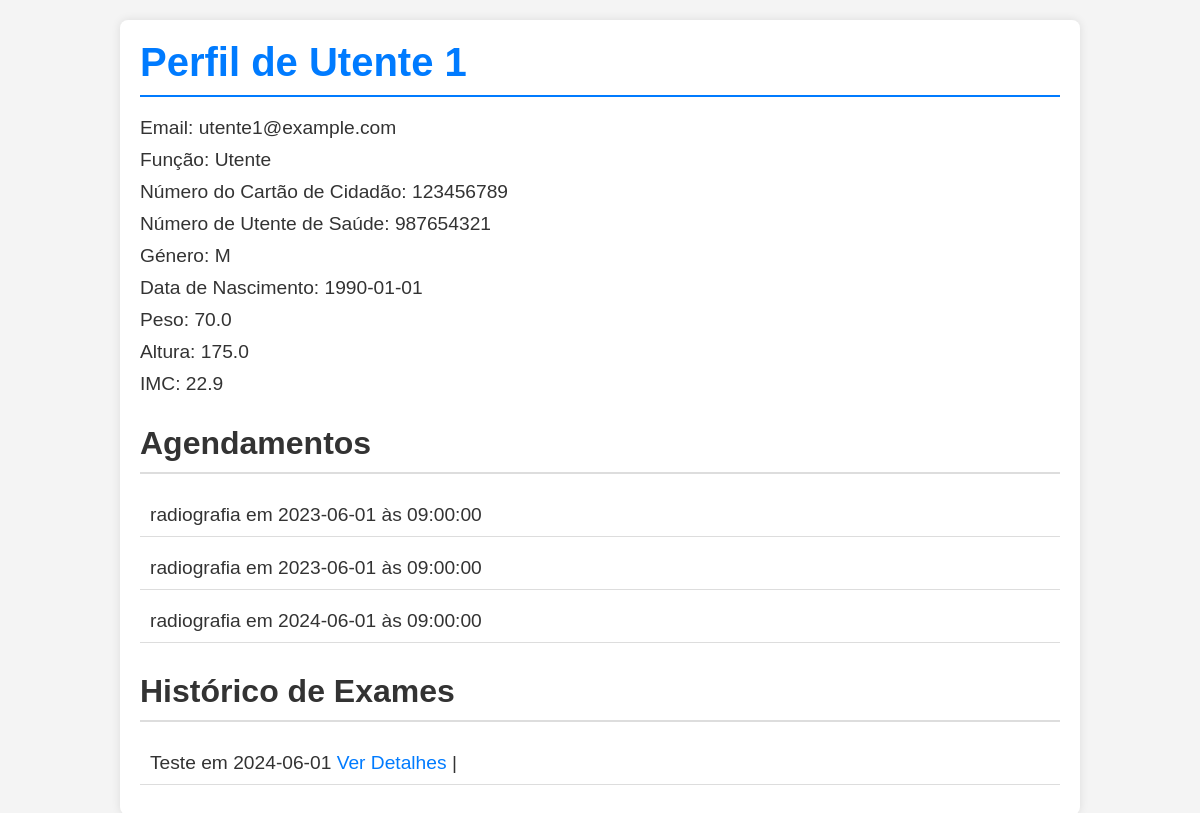
Before: /perfil (signed in) with the older database file.
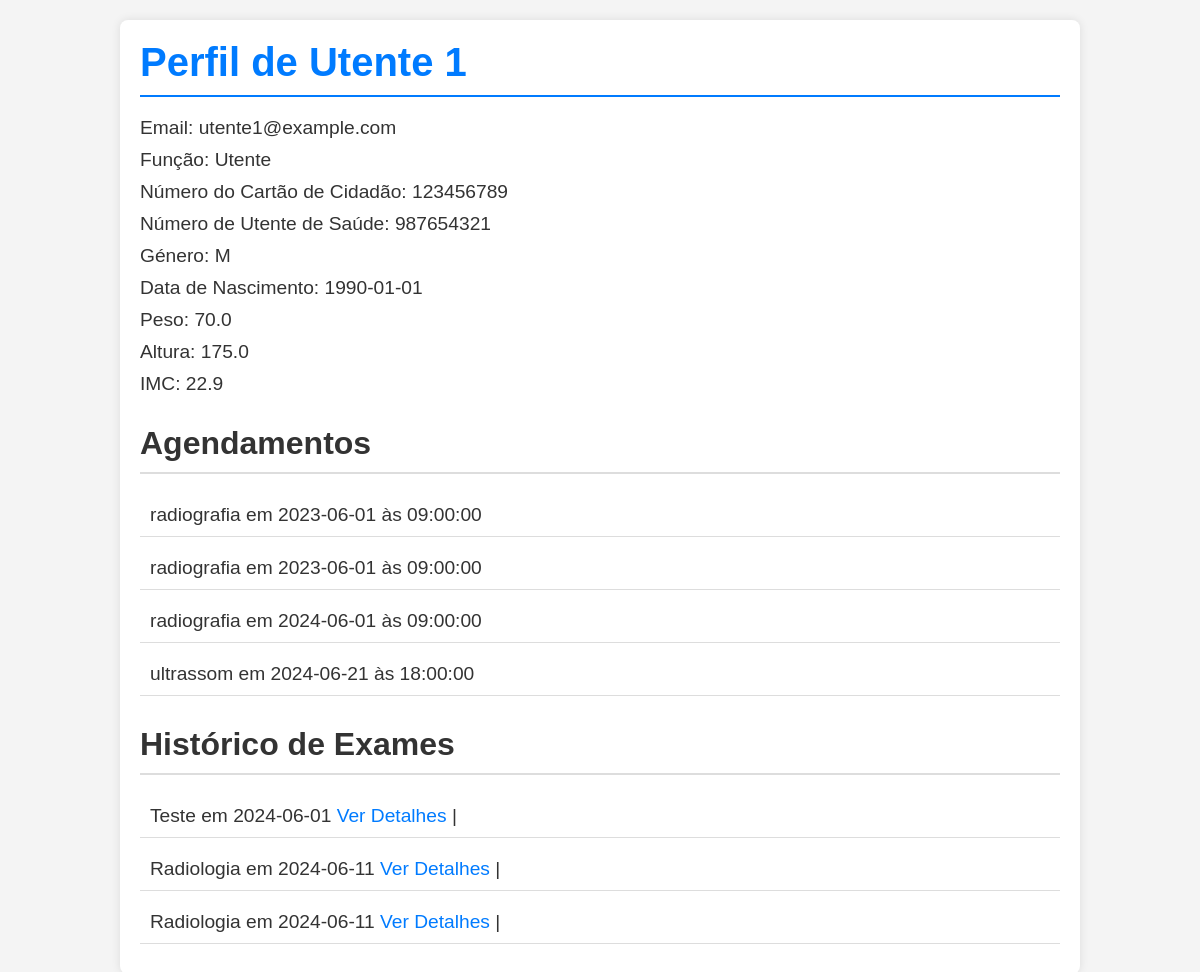
After: the same page with the newer database file.
### app/models.py (models this page shows, shortened)
class Agendamento(db.Model):
    __tablename__ = 'agendamentos'
    id = db.Column(db.Integer, primary_key=True, autoincrement=True)
    user_id = db.Column(db.Integer, db.ForeignKey('User.id'), nullable=False)
    tipo = db.Column(db.String(50), nullable=False)
    data = db.Column(db.Date, nullable=False)
    hora = db.Column(db.Time, nullable=False)
    medico_id = db.Column(db.Integer, db.ForeignKey('User.id'), nullable=False)
    user = db.relationship('User', foreign_keys=[user_id], back_populates='agendamentos')
    medico = db.relationship('User', foreign_keys=[medico_id])

class RelatorioRaioX(db.Model):
    __tablename__ = 'relatorio_raiox'
    id = db.Column(db.Integer, primary_key=True, autoincrement=True)
    tipo_exame = db.Column(db.String(100), nullable=False)
    data_exame = db.Column(db.Date, nullable=False)
    descricao = db.Column(db.String(255), nullable=False)
    imagem_url = db.Column(db.String(255), nullable=True)
    paciente_id = db.Column(db.Integer, db.ForeignKey('UserInfo.user_id'), nullable=False)
    medico_id = db.Column(db.Integer, db.ForeignKey('User.id'), nullable=False)
    paciente = db.relationship('UserInfo', back_populates='relatorios_paciente', foreign_keys=[paciente_id])
    medico = db.relationship('User', back_populates='relatorios_medico', foreign_keys=[medico_id])
    resultados = db.relationship('Resultado', back_populates='relatorio', cascade="all, delete-orphan")

### app/routes.py (the view)
@main.route('/perfil')
@roles_required('Utente')
def perfil():
    user_id = session['user']['id']
    user = User.query.get_or_404(user_id)
    agendamentos = Agendamento.query.filter_by(user_id=user_id).all()
    historico_exames = RelatorioRaioX.query.filter_by(paciente_id=user_id).all()
    return render_template('perfil.html', user=user, agendamentos=agendamentos, historico_exames=historico_exames)

### app/routes.py (called while the page is built)
def roles_required(*roles):
    def wrapper(fn):
        @wraps(fn)
        def decorated_view(*args, **kwargs):
            if 'user' not in session:
                flash('Por favor, faça login para acessar esta página.', 'warning')
                return redirect(url_for('main.login'))
            if session['user']['role'] not in roles:
                flash('Você não tem permissão para acessar esta página.', 'danger')
                return redirect(url_for('main.home'))
            return fn(*args, **kwargs)
        decorated_view.__name__ = fn.__name__
        return decorated_view
    return wrapper

### app/templates/perfil.html (shortened to what this page needs)
<!DOCTYPE html>
<html lang="pt">
<head>
    <link rel="stylesheet" type="text/css" href="{{ url_for('static', filename='css/perfil.css') }}">
</head>
<body>
    <div class="container">
        <h1>Perfil de {{ user.nome }}</h1>
        <p>Email: {{ user.email }}</p>
        <p>Função: {{ user.role }}</p>
        {% if user.info %}
        <p>Número do Cartão de Cidadão: {{ user.info.cc_number }}</p>
        <p>Número de Utente de Saúde: {{ user.info.health_number }}</p>
        <p>Género: {{ user.info.gender }}</p>
        <p>Data de Nascimento: {{ user.info.birth_date }}</p>
        <p>Peso: {{ user.info.weight }}</p>
        <p>Altura: {{ user.info.height }}</p>
        <p>IMC: {{ user.info.bmi }}</p>
        {% endif %}
        <h2>Agendamentos</h2>
        <ul>
            {% for agendamento in agendamentos %}
            <li>{{ agendamento.tipo }} em {{ agendamento.data }} às {{ agendamento.hora }}</li>
            {% endfor %}
        </ul>
        <h2>Histórico de Exames</h2>
        <ul>
            {% for exame in historico_exames %}
            <li>
                {{ exame.tipo_exame }} em {{ exame.data_exame }}
                <a href="{{ url_for('main.relatorio_detail', id=exame.id) }}">Ver Detalhes</a> |
            </li>
            {% endfor %}
        </ul>
    </div>
</body>
</html>

Changed rows visible on the page:
added Agendamento: tipo "ultrassom", data "2024-06-21", hora "18:00:00"
added RelatorioRaioX: tipo_exame "Radiologia", data_exame "2024-06-11"
added RelatorioRaioX: tipo_exame "Radiologia", data_exame "2024-06-11"
